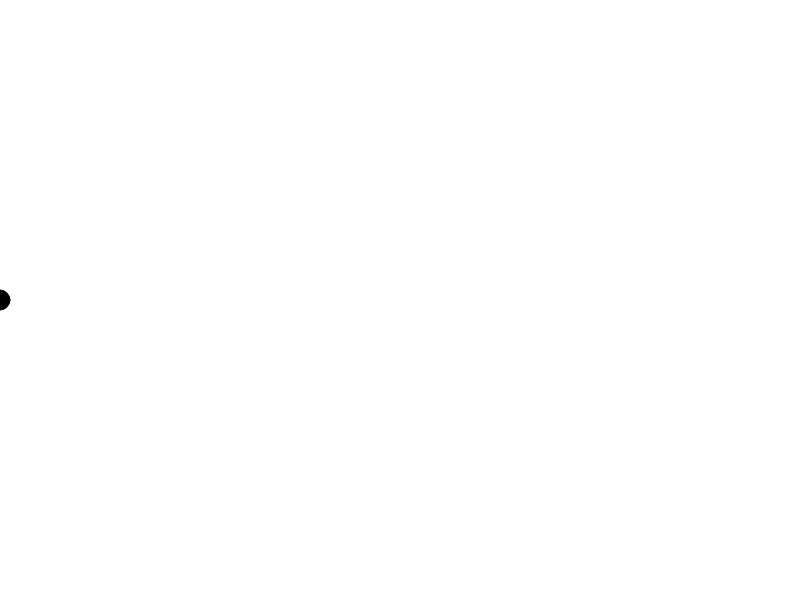
Frame 1 (no input)
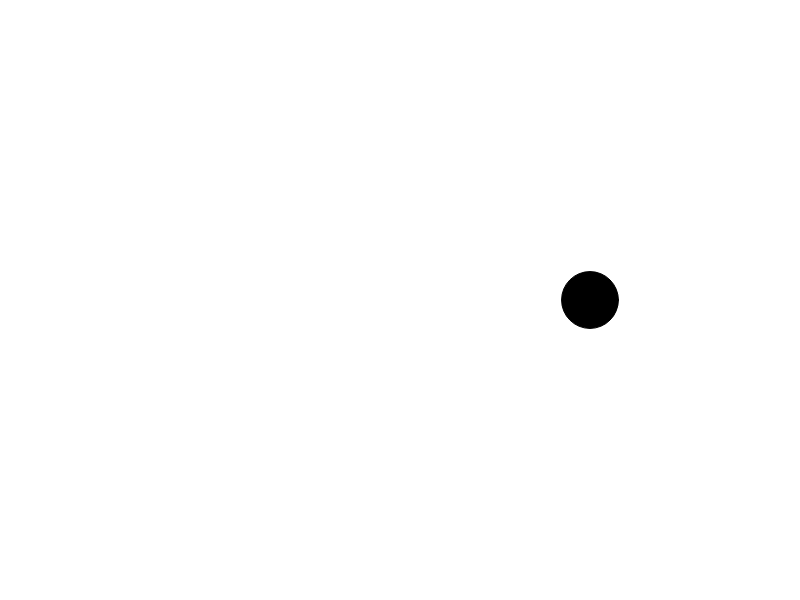
Frame 60 (no input)
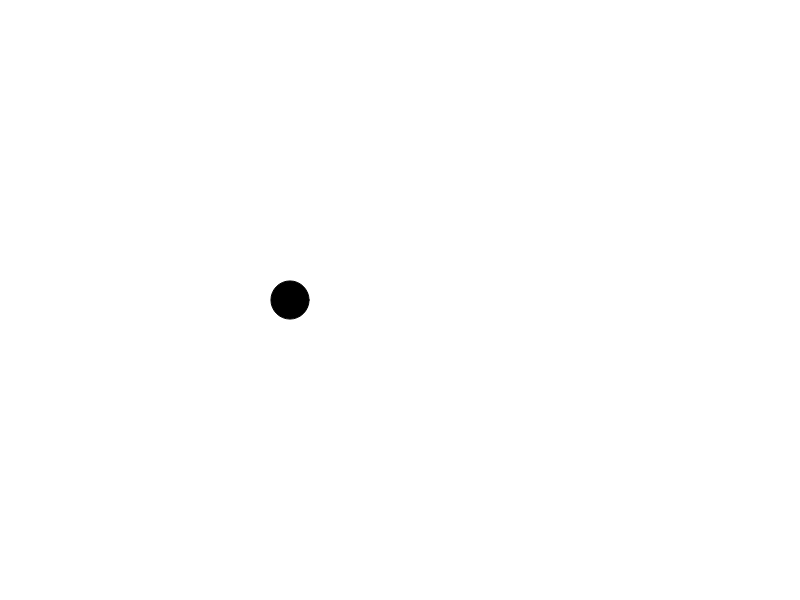
Frame 120 (the mouse pressed at the canvas centre since frame 60)

The p5.js sketch that drew these frames (run headless with seeded random() and noise() and a simulated clock; from frame 60 on, the mouse is pressed at the canvas centre):

// p5.js sketch
// ── sketch.js

var posicaoX = 0;
var raio = 20;
var velocidade = 10;
var direcao = 1;

function setup() {

createCanvas(800, 600);
background(255);

fill(0);





}

function draw() {
background(255);



ellipse(posicaoX,height/2,raio,raio);

posicaoX = posicaoX+velocidade*direcao;

raio = map(posicaoX,0,width,20,70);

//se a posicao em X for maior ou igual ao width então o passo volta a zero

//if position greater or equal to the width then postion equals zero

if(posicaoX >= width-raio && direcao > 0){

	direcao = -1;

	}

if(posicaoX <= 0+raio && direcao < 0){
    
    posicaoX = 0+raio;
	direcao = 1;

	}	
 
}
